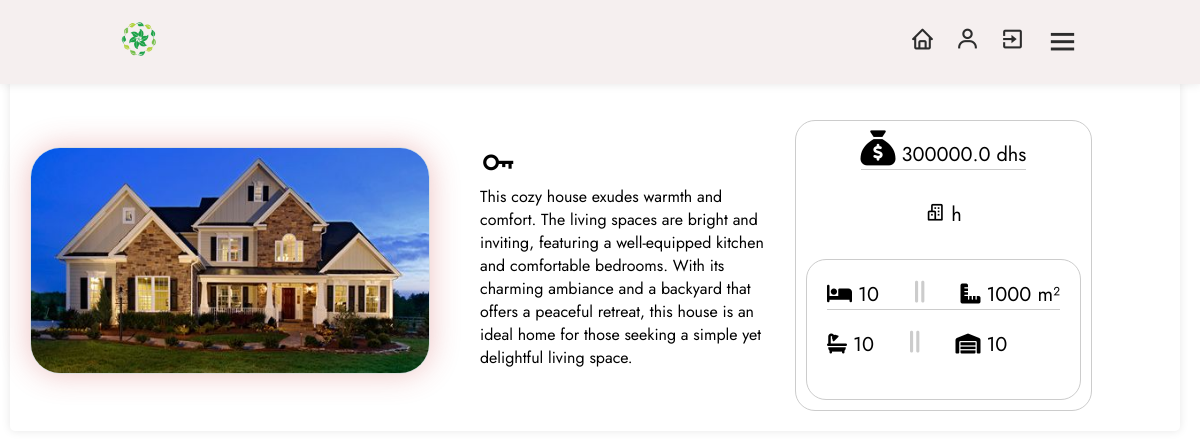
The app's page /product/414bc992-7243-4801-bed6-09cc21b9d6de?username=hassan (signed in) with its own data.
### models/user.py (models this page shows)
class Products(db.Model):
    id = db.Column(db.String(50), primary_key=True, default=lambda: str( uuid.uuid4()), unique=True, nullable=False)
    name = db.Column(db.String(255), nullable=False)
    city = db.Column(db.String(8), nullable=False)
    price = db.Column(db.Float, nullable=False)
    image_path = db.Column(db.String(255), nullable=True)
    num_rooms = Column(Integer, nullable=False)
    section = Column(Integer, nullable=False)
    num_bain = Column(Integer, nullable=False)
    window_per_house = Column(Integer, nullable=False)
    user_id = db.Column(db.String(50),db.ForeignKey('user.id'),nullable=False)
    user = db.relationship('User', backref=db.backref('products', lazy=True))

### models/app.py (the view)
    @app.route('/product/<string:product_id>')
    def product_detail(product_id):
        product = get_product_details(product_id)
        user_data = get_user_data(current_user.username)
        return render_template('product_detail.html', product=product, user_data=user_data)

### models/db.py (called while the page is built)
def get_user_data(username):
    user = User.query.filter_by(username=username).first()
    if user is not None:
        return user
    else:
        return None

### models/templates/product_detail.html (shortened to what this page needs)
<!DOCTYPE html>
<html lang="en">
        <head>
                <link rel="stylesheet" href="{{ url_for('static', filename='style/dashboard.css') }}">
                <link rel="stylesheet" href="https://cdnjs.cloudflare.com/ajax/libs/font-awesome/5.15.2/css/all.min.css">
                <link rel="stylesheet" href="https://cdnjs.cloudflare.com/ajax/libs/font-awesome/6.4.2/css/all.min.css" />
                <link rel="stylesheet" href="https://unpkg.com/boxicons@latest/css/boxicons.min.css">
                <link href="https://cdn.jsdelivr.net/npm/bootstrap-icons@1.21.0/font/bootstrap-icons.css" rel="stylesheet">
        </head>
        <body>
                <header>
                        <div class="logo">
				<img src="{{ url_for('static', filename='images/icon.png') }}" alt="Icon">
                        </div>
                        <div class="nav-icon">
                                <a onclick="window.location.href='{{ url_for('dashboard') }}'"><i class='bx bx-home'></i></a>
				<a onclick="window.location.href='{{ url_for('user', username=user_data.username) }}'"><i class='bx bx-user'></i></a>
                                <a onclick="window.location.href='{{ url_for('exit') }}'"><i class='bx bx-exit'></i></a>
                                <div class="bx bx-menu" id="menu-icon"></div>
                        </div>
                </header>
                <section class="inside">
                                <div class="card">
                                     {% if product.image_path %}
                                        <img class="product-image" src="{{ url_for('serve_image', filename=product.image_path.split('/')[-1]) }}" alt="Product Image">
                                     {% else %}
                                              <p>No Image Available</p>
                                     {% endif %}
                                        <a style="max-width: 300px; margin-right: 15px;">
                                                <i class='bx bx-key' style="font-size: 38px"></i><p>   {{ product.name }} </p>
                                        </a>
                                        <div class="product-info">
                                                       <li style="border-bottom: 1px solid #ccc; margin-bottom: 30px;">
                                                                <i class="fa-solid fa-sack-dollar" style="font-size: 35px;"></i>   {{ product.price }} dhs
                                                       </li>
                                                       <p style="margin-bottom: 30px;">
                                                                <i class='bx bx-buildings'></i>   {{ product.city }}
                                                       </p>
                                                       <a style="border: 1px solid #ccc; border-radius: 20px; padding: 20px;">
                                                                 <p style="border-bottom: 1px solid #ccc; margin-bottom: 20px;">
                                                                        <i class="fa-solid fa-bed"></i> {{ product.num_rooms }}
                                                                        <i class="fa-solid fa-grip-lines-vertical" style="color: #ccc; font-size: 25px; margin-left: 30px; margin-right: 30px"></i>
                                                                        <i class="fa-solid fa-ruler-combined"></i>    {{ product.section }} m²
                                                                 </p>
                                                                 <p style="margin-bottom: 20px; margin-bottom: 20px;">
                                                                        <i class="fa-solid fa-bath"></i>    {{ product.num_bain }}
                                                                        <i class="fa-solid fa-grip-lines-vertical" style="color: #ccc; font-size: 25px; margin-left: 30px; margin-right: 30px;"></i>
                                                                        <i class="fa-solid fa-warehouse"></i>     {{ product.window_per_house }}
                                                                 </p>
                                                       </a>
                                        </div>
                                </div>
                </section>
        </body>
</html>

### models/static/style/dashboard.css (style rules this page uses)
* { margin: 0; padding: 0; box-sizing: border-box; font-family: 'Jost', sans-serif; list-style: none; text-decoration: none; }
header { position: fixed; width: 100%; top: 0; right: 0; z-index: 1000; display: flex; align-items: center; justify-content: space-between; padding: 20px 10%; background-color: #f5efef; box-shadow: 0 0 10px rgba(0, 0, 0, 0.1); }
.logo img { max-width: 120px; height: 1cm; }
.nav-icon { display: flex; align-items: center; }
.nav-icon i { margin-right: 20px; color: #2c2c2c; font-size: 25px; font-weight: 400; transform: all .42s ease; }
#menu-icon { font-size: 35px; color: #2c2c2c; z-index: 10001; cursor: pointer; }
.inside { padding-top: 70px; padding-right: 10px; }
.card { display: flex; background-color: none; margin-bottom: 20px; align-items: center; padding: 20px; margin: 10px; border-radius: 5px; box-shadow: 0 0 10px rgba(0, 0, 0, 0.1); }
.product-image { margin-right: 50px; max-width: 400px; height: auto; margin-top: 10px; border: 1px solid #ddd; border-radius: 30px; overflow: hidden; box-shadow: 0 0 30px rgba(201, 57, 57, 0.3); }
.product-info { margin-top: 20px; padding: 10px; border: 1px solid #ccc; border-radius: 20px; display: flex; flex-direction: column; font-size: 20px; align-items: CENTER; justify-content: flex-start; flex-wrap: wrap; }

### records on screen
Products: name "This cozy house exudes warmth and comfort. The living spaces are bright and inviting, featuring a well-equipped kitchen and comfortable bedrooms. With its charming ambiance and a backyard that offers a peaceful retreat, this house is an ideal home for those seeking a simple yet delightful living space.", price "300000.0", section "1000"

### other values on screen
{{ product.city }} "h"
{{ product.num_rooms }} "10"
{{ product.num_bain }} "10"
{{ product.window_per_house }} "10"
